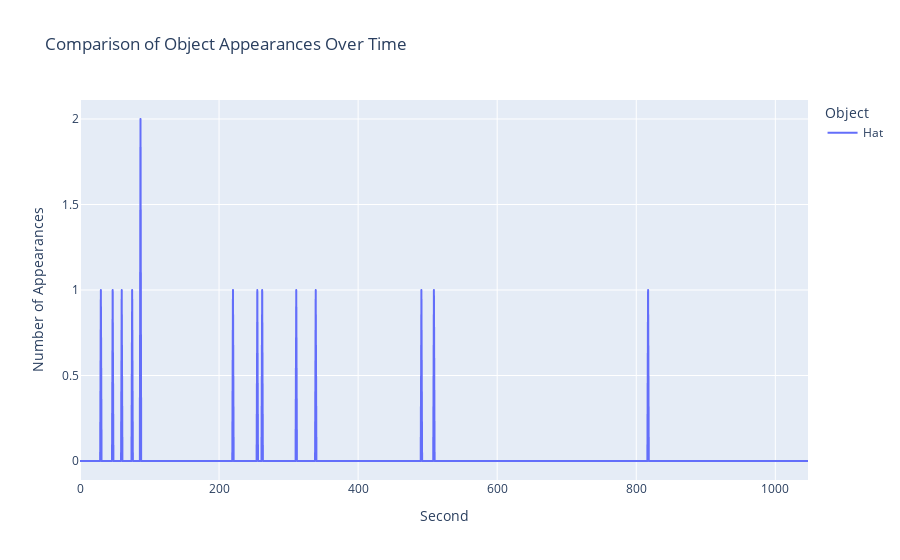

Notebook code cell kept with this figure:
### Code cell
#maybe this too
# Filter columns for the objects you want to compare
selected_objects = ["Hat"]
filtered_df = pivot_df[["second"] + selected_objects]

# Melt dataframe to be suitable for line plot with plotly
melted_df = filtered_df.melt(id_vars=["second"], value_vars=selected_objects, var_name="Object", value_name="Frequency")

# Create line plot
fig = px.line(melted_df, x="second", y="Frequency", color="Object", title="Comparison of Object Appearances Over Time")
fig.update_layout(xaxis_title='Second', yaxis_title='Number of Appearances')
fig.show()

### Figure 1 — Plotly figure (JSON) as saved in the notebook; plotly's stock layout.template omitted (floating-point values rounded to 4 significant figures; data arrays with more than 128 entries replaced by an {"elided": "..."} marker saying what was removed)
{"data": [{"hovertemplate": "Object=Hat<br>second=%{x}<br>Frequency=%{y}<extra></extra>", "legendgroup": "Hat", "line": {"color": "#636efa", "dash": "solid"}, "marker": {"symbol": "circle"}, "mode": "lines", "name": "Hat", "showlegend": true, "type": "scattergl", "x": {"elided": "1048 int values"}, "xaxis": "x", "y": {"elided": "1048 int values"}, "yaxis": "y"}], "layout": {"legend": {"title": {"text": "Object"}, "tracegroupgap": 0}, "title": {"text": "Comparison of Object Appearances Over Time"}, "xaxis": {"anchor": "y", "domain": [0, 1], "title": {"text": "Second"}}, "yaxis": {"anchor": "x", "domain": [0, 1], "title": {"text": "Number of Appearances"}}}}
